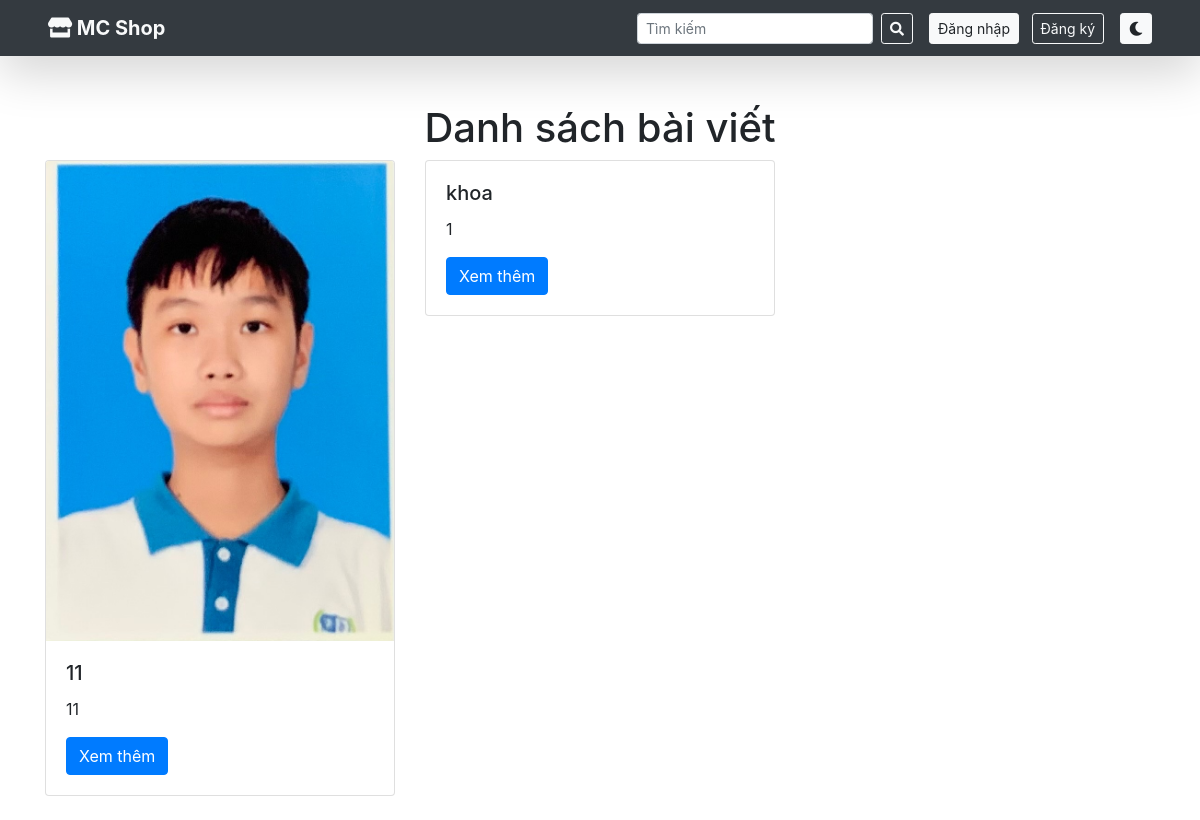
The app's page /, older data.
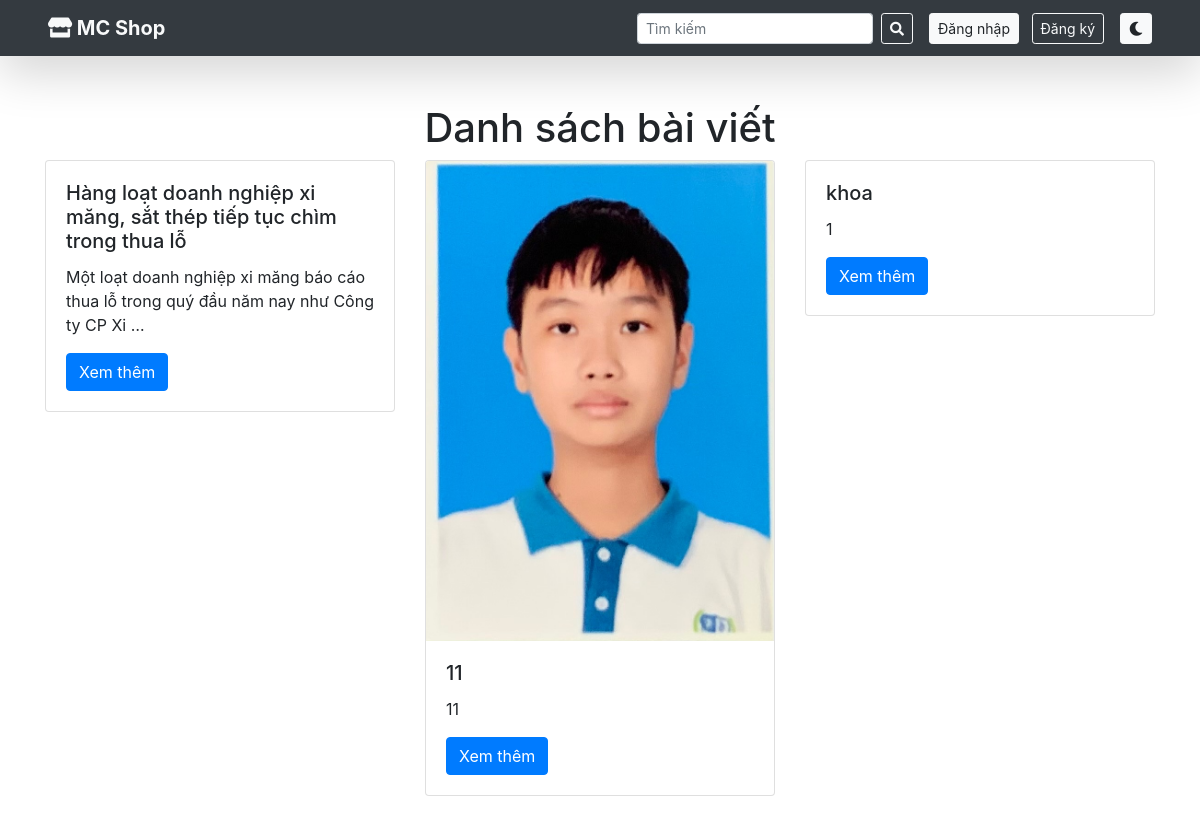
The same page, newer data.
### home/models.py (models this page shows, shortened)
class Post(models.Model):
    title = models.CharField(max_length=200)
    author = models.ForeignKey(User, on_delete=models.CASCADE)
    content = models.TextField()
    tags = models.CharField(max_length=100, blank=True)
    img = models.ImageField(upload_to='post_images/', blank=True, null=True)
    created_at = models.DateTimeField(auto_now_add=True)
    updated_at = models.DateTimeField(auto_now=True)
    price = models.DecimalField(max_digits=10, decimal_places=2, default=0.00)
    stock = models.PositiveIntegerField(default=0)
    is_available = models.BooleanField(default=True)
    likes = models.PositiveIntegerField(default=0)
    views = models.PositiveIntegerField(default=0)
    dislikes = models.ManyToManyField(User, related_name='disliked_posts', blank=True)
    title = models.CharField(max_length=200)
    author = models.ForeignKey(User, on_delete=models.CASCADE)
    content = models.TextField()
    tags = models.CharField(max_length=100, blank=True)
    img = models.ImageField(upload_to='post_images/', blank=True, null=True)
    created_at = models.DateTimeField(auto_now_add=True)
    updated_at = models.DateTimeField(auto_now=True)
    price = models.DecimalField(max_digits=10, decimal_places=2, default=0.00)
    stock = models.PositiveIntegerField(default=0)  # Số lượng hàng tồn
    is_available = models.BooleanField(default=True)
    likes = models.PositiveIntegerField(default=0)
    views = models.PositiveIntegerField(default=0)

### home/views.py (the view)
# urls.py: 2. Add a URL to urlpatterns:  path('', views.home, name='home')
def home(request):
    posts = Post.objects.all().order_by('-created_at')  # Lấy bài viết mới nhất
    return render(request, 'index.html', {'posts': posts})

### home/templates/index.html (shortened to what this page needs)
{% load static %}
<!DOCTYPE html>
<html lang="en">
<head>
    <link href="{% static 'style.css' %}" rel="stylesheet">
    <link href="https://stackpath.bootstrapcdn.com/bootstrap/4.5.2/css/bootstrap.min.css" rel="stylesheet">
    <link href="https://cdnjs.cloudflare.com/ajax/libs/font-awesome/5.15.4/css/all.min.css" rel="stylesheet">
</head>
<body>
        {% include 'navbar.html' %}
        {% include 'product.html' %}
</body>
</html>

### home/templates/product.html
<div class="container mt-5">
    <h1 class="text-center">Danh sách bài viết</h1>
    <div class="row">
        {% for post in posts %}
            <div class="col-md-4 mb-4">
                <div class="card">
                    {% if post.img %}
                        <img src="{{ post.img.url }}" class="card-img-top" alt="{{ post.title }}">
                    {% endif %}
                    <div class="card-body">
                        <h5 class="card-title">{{ post.title }}</h5>
                        <p class="card-text">{{ post.content|truncatewords:20 }}</p>
                        <a href="{% url 'product_detail' post.id %}" class="btn btn-primary">Xem thêm</a>
                    </div>
                </div>
            </div>
        {% endfor %}
    </div>
</div>

Row changes from the older to the newer data that the page shows:
added Post: title "Hàng loạt doanh nghiệp xi măng, sắt thép tiếp tục chìm trong thua lỗ", content "Một loạt doanh nghiệp xi măng báo cáo thua lỗ trong quý đầu năm nay như Công ty CP Xi …"
